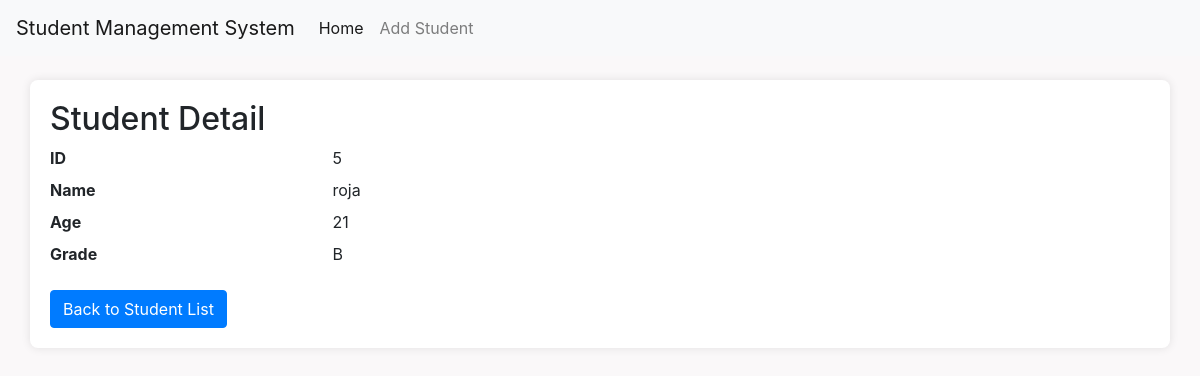
The page /student/5/ on the database its author committed.
### students/models.py (models this page shows, shortened)
class Student(models.Model):
    name = models.CharField(max_length=100)
    age = models.IntegerField()
    grade = models.CharField(max_length=2)

### students/views.py (the view)
# urls.py: path('student/<int:pk>/', views.student_detail, name='student_detail'),
def student_detail(request, pk):
    student = get_object_or_404(Student, pk=pk)
    return render(request, 'students/student_detail.html', {'student': student})

### students/templates/students/student_detail.html
{% extends 'base_generic.html' %}
{% block content %}
  <h2>Student Detail</h2>
  <dl class="row">
    <dt class="col-sm-3">ID</dt>
    <dd class="col-sm-9">{{ student.id }}</dd>
    <dt class="col-sm-3">Name</dt>
    <dd class="col-sm-9">{{ student.name }}</dd>
    <dt class="col-sm-3">Age</dt>
    <dd class="col-sm-9">{{ student.age }}</dd>
    <dt class="col-sm-3">Grade</dt>
    <dd class="col-sm-9">{{ student.grade }}</dd>
  </dl>
  <a class="btn btn-primary" href="{% url 'student_list' %}">Back to Student List</a>
{% endblock %}

### students/templates/base_generic.html (style rules this page uses)
body { background-color: #faf8f9; }

### rows shown on the page
Student: id "5", name "roja", age "21", grade "B"
